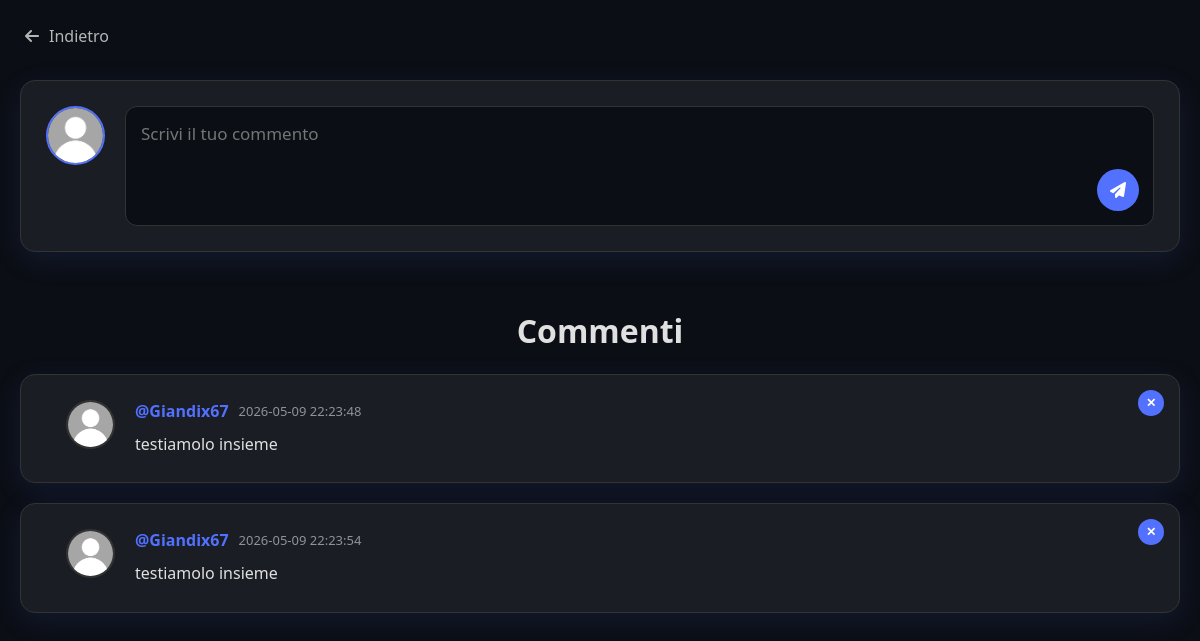
The app's page /Commenti.php?post=14 (signed in), older data.
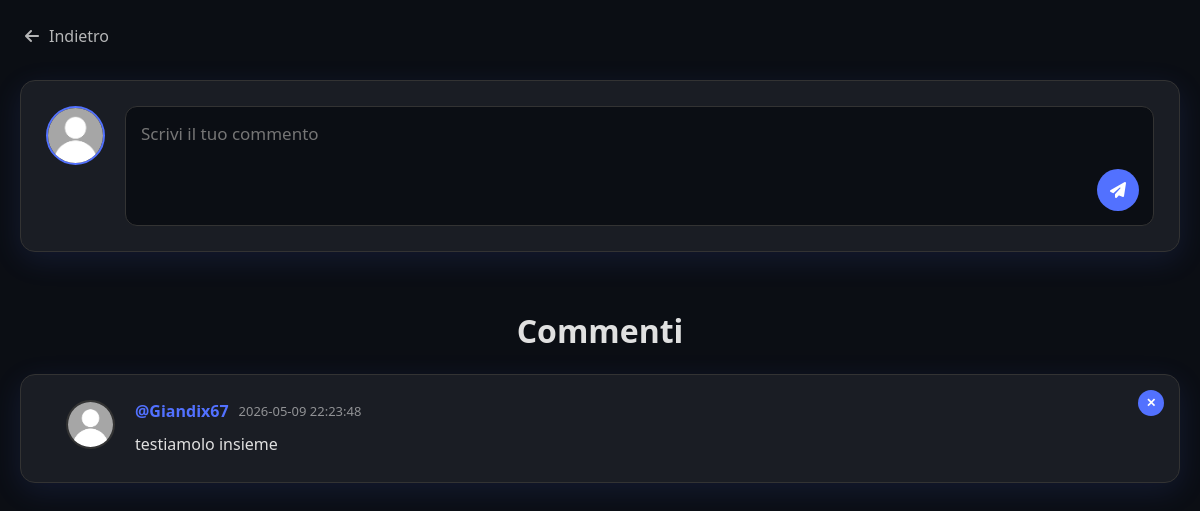
The same page, newer data.
### tables this page shows
CREATE TABLE `commenti` (
  `Id_Commento` int(50) NOT NULL,
  `Utente` varchar(15) NOT NULL,
  `Id_Post` int(50) NOT NULL,
  `Contenuto` varchar(500) NOT NULL,
  `Data` datetime NOT NULL
);

CREATE TABLE `utenti` (
  `Nome` varchar(15) NOT NULL,
  `Cognome` varchar(15) NOT NULL,
  `NomeUtente` varchar(15) NOT NULL,
  `DataNascita` date DEFAULT NULL,
  `Foto` varchar(300) NOT NULL DEFAULT 'Utente.png',
  `Descrizione` varchar(200) DEFAULT NULL,
  `Password` varchar(100) NOT NULL,
  `Livello` int(2) NOT NULL DEFAULT 1
);

### Commenti.php (the view, shortened to what this page needs)
<?php
include "Connessione.php";
$accesso=$_SESSION['accesso'];
$NomeUtente = $_SESSION['user'];
$livello= $_SESSION['livello'];
$Id_Post= $_GET['post'];
$from= $_POST['link-originale'] ?? $_SERVER['HTTP_REFERER'] ?? 'Asteria.php';
$fotoProfilo = $_SESSION['foto'];
    if($accesso!= 1){
        header("location: Index.php");
    }
    else{
        ?>
<html>
<head>
	<link rel="stylesheet" href="StileCommenti.css">
	<link rel="stylesheet" type="text/css" href="//netdna.bootstrapcdn.com/font-awesome/4.1.0/css/font-awesome.min.css">
	<link rel="stylesheet" href="https://cdnjs.cloudflare.com/ajax/libs/font-awesome/6.5.1/css/all.min.css">
</head>
<body>
	<a onclick="location.href= '<?=$from?>'" class="btn-back" style="cursor:pointer;">
        <i class="fa fa-arrow-left"></i> Indietro
    </a>
	<form action="<?php echo $_SERVER['REQUEST_URI'] ?>" method="POST" enctype="multipart/form-data" class="main-form">
	    <div class="post-wrapper">
	        <div class="post-left">
	            <img src="<?=$fotoProfilo?>" class="avatar-small" alt="Profilo">
	        </div>
	        <div class="post-right">
	            <div class="textarea-container">
	                <textarea name="commento" placeholder="Scrivi il tuo commento" required></textarea>
	                <label for="pubblica" class="custom-file-upload">
	                    <i class="fa fa-paper-plane-o"></i>
	                </label>
	            </div>
	        </div>
	    </div>
	</form>
<h1> Commenti </h1>
	<div class="comments-list">
	    <?php
	    try{
			$connessione= new PDO("mysql:host=$host;dbname=$db", $user, $password);
			$sql= "SELECT Id_Commento, Nome, Cognome, Foto, Utente, Id_Post, Contenuto, Data
				   FROM commenti JOIN utenti ON utenti.NomeUtente = commenti.Utente
				   WHERE Id_Post = ?";
			$preparata = $connessione->prepare($sql);
            $preparata->execute([$Id_Post]);
            if($preparata->rowCount() > 0){
                            $ris = $preparata->fetchAll(PDO::FETCH_ASSOC);
                            foreach ($ris as $riga) {
	    ?>
	    <div class="comment-card">
		    <?php if($NomeUtente=== $riga['Utente'] || $livello==0){ ?>
		        <form action="EliminaCommento.php" method="POST" onsubmit="return confirm('Vuoi eliminare questo commento?');" style="margin: 0;">
		            <button type="submit" class="btn-delete-comment" title="Elimina commento">
		                ✕
		            </button>
		        </form>
		    <?php
			}
		    ?>
		    <div class="comment-left">
		        <img src="UploadProfili/<?=$riga['Foto']?>" class="avatar-micro" alt="User">
		    </div>
		    <div class="comment-right">
		        <div class="comment-header">
		            <div class="comment-info">
		                <span class="comment-user">@<?=$riga['Utente']?></span>
		                <span class="comment-date"><?=$riga['Data']?></span>
		            </div>
		        </div>
		        <div class="comment-text">
		            <?= nl2br(htmlspecialchars($riga['Contenuto'])) ?>
		        </div>
		    </div>
		</div>
	    <?php
			}
		}else{
			echo "Sembra che nessuno abbia ancora commentato...";
		}
		}catch(PDOException $e){
            die("Errore nella gestione del database $db: " . $e->getMessage());
        }
	    ?>
	</div>
</body>
</html>
<?php
}
?>

### StileCommenti.css (style rules this page uses)
:root { --bg-color: #ffffff; --text-color: #212529; --navbar-bg: #f8f9fa; --card-bg: #ffffff; --primary-color: #9370DB; --accent-color: #5271FF; --border-color: #dee2e6; --card-shadow: 0 8px 24px rgba(147, 112, 219, 0.15); --danger-color: #ff4d4d; }
[data-theme="dark"] { --bg-color: #0b0e14; --text-color: #e0e0e0; --navbar-bg: #161a23; --card-bg: #1a1d24; --primary-color: #5271FF; --accent-color: #9370DB; --border-color: #333333; --card-shadow: 0 8px 30px rgba(82, 113, 255, 0.12); --danger-color: #ff6666; }
body { background-color: var(--bg-color); color: var(--text-color); font-family: 'Segoe UI', Tahoma, Geneva, Verdana, sans-serif; margin: 0; display: flex; flex-direction: column; align-items: center; padding: 80px 20px 40px 20px; min-height: 100vh; transition: background-color 0.3s, color 0.3s; }
.btn-back { position: absolute; top: 25px; left: 25px; display: flex; align-items: center; gap: 10px; color: var(--text-color); text-decoration: none; font-weight: 500; opacity: 0.8; transition: all 0.3s ease; }
.main-form, .comments-list { width: 100%; max-width: 1200px; display: flex; flex-direction: column; align-items: center; }
.post-wrapper, .comment-card { display: flex; gap: 20px; background-color: var(--card-bg); padding: 25px; border-radius: 15px; border: 1px solid var(--border-color); box-shadow: var(--card-shadow); width: 100%; box-sizing: border-box; margin-bottom: 20px; height: auto; }
.post-left, .comment-left { flex: 0 0 auto; }
.avatar-small { width: 55px; height: 55px; border-radius: 50%; border: 2px solid var(--primary-color); object-fit: cover; }
.avatar-micro { width: 45px; height: 45px; border-radius: 50%; border: 2px solid var(--border-color); object-fit: cover; }
.post-right, .comment-right { flex: 1; display: flex; flex-direction: column; }
.textarea-container { position: relative; width: 100%; }
textarea { width: 100%; min-height: 120px; padding: 15px; padding-right: 60px; border: 1px solid var(--border-color); border-radius: 12px; background-color: var(--bg-color); color: var(--text-color); font-family: inherit; font-size: 17px; resize: none; box-sizing: border-box; outline: none; transition: border-color 0.3s; }
.custom-file-upload { position: absolute; right: 15px; bottom: 15px; background-color: var(--primary-color); color: white; width: 42px; height: 42px; border-radius: 50%; display: flex; align-items: center; justify-content: center; cursor: pointer; transition: all 0.3s ease; border: none; }
.comment-header { display: flex; justify-content: space-between; align-items: center; margin-bottom: 10px; width: 100%; }
.comment-info { display: flex; align-items: center; gap: 10px; }
.comment-user { color: var(--primary-color); font-weight: bold; font-size: 16px; }
.comment-date { color: var(--text-color); opacity: 0.6; font-size: 13px; }
.comment-text { line-height: 1.6; font-size: 16px; color: var(--text-color); word-break: break-word; }
.comment-card { position: relative; display: flex; gap: 20px; background-color: var(--card-bg); padding: 25px; border-radius: 15px; border: 1px solid var(--border-color); box-shadow: var(--card-shadow); width: 100%; box-sizing: border-box; margin-bottom: 20px; }
.btn-delete-comment { position: absolute; top: 15px; right: 15px; background: var(--primary-color); color: white; border: none; border-radius: 50%; width: 26px; height: 26px; cursor: pointer; font-weight: bold; font-size: 12px; display: flex; align-items: center; justify-content: center; z-index: 10; transition: all 0.2s ease; line-height: 1; }

Row changes from the older to the newer data that the page shows:
removed commenti: Utente.Foto (picture), Utente "Giandix67", Data "2026-05-09 22:23:54", Contenuto "testiamolo insieme"
